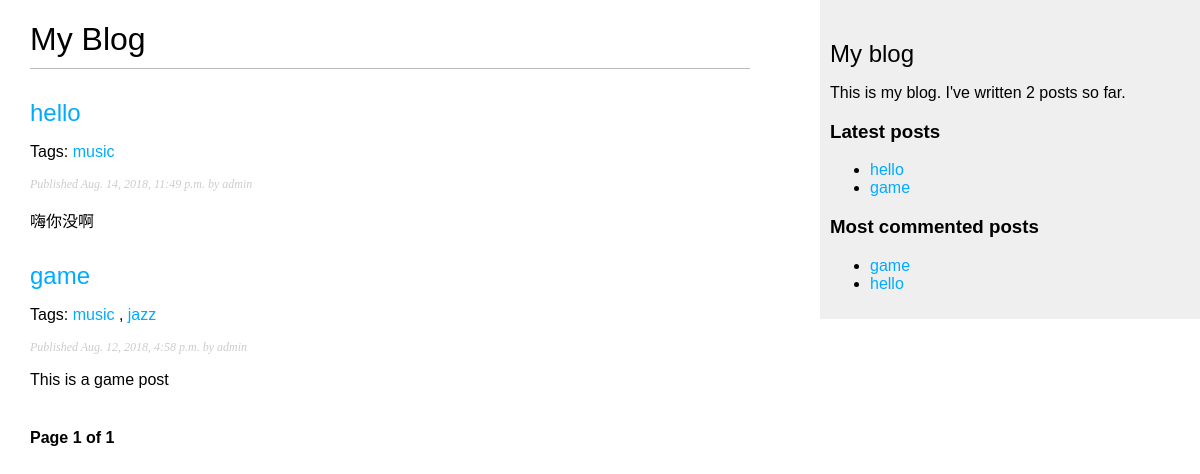
/blog/, run on an earlier commit of the app's database.
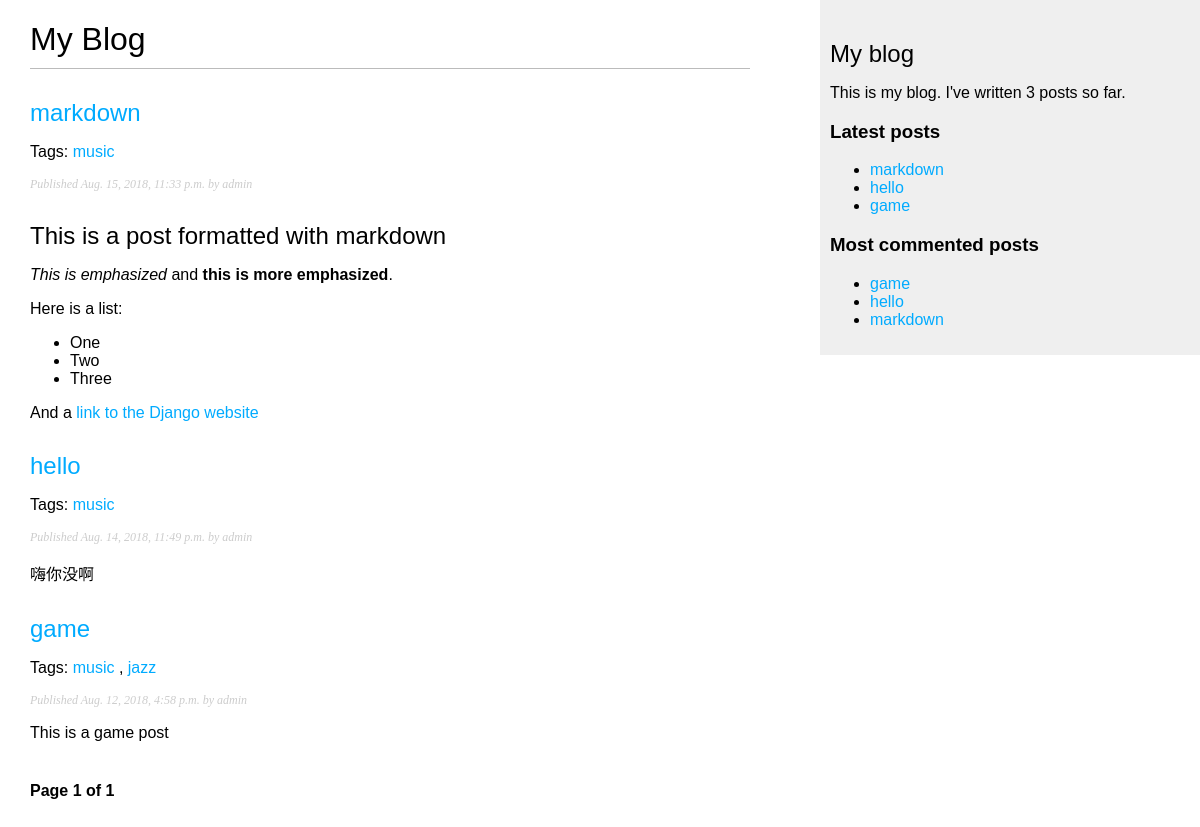
And on a later commit of the database.
### blog/models.py (models this page shows, shortened)
class Post(models.Model):
    STATUS_CHOICES = (
        ('draft', 'Draft'),
        ('published', 'Published'),
    )
    title = models.CharField(max_length=250)
    slug = models.SlugField(max_length=250, unique_for_date='publish')
    author = models.ForeignKey(User,
                               on_delete=models.CASCADE,
                               related_name='blog_posts')
    body = models.TextField()
    publish = models.DateTimeField(default=timezone.now)
    created = models.DateTimeField(auto_now_add=True)
    updated = models.DateTimeField(auto_now=True)
    status = models.CharField(max_length=10,
                              choices=STATUS_CHOICES,
                              default='draft')
    objects = models.Manager()  # 默认的manager
    published = PublishManager()    # 自定义的manager
    tags = TaggableManager()
    class Meta:
        ordering = ('-publish',)
    def get_absolute_url(self):
        return reverse('blog:post_detail',
                       args=[self.publish.year,
                             self.publish.month,
                             self.publish.day,
                             self.slug])

### blog/views.py (the view)
def post_list(request, tag_slug=None):
    object_list = Post.published.all()
    tag = None
    if tag_slug:
        tag = get_object_or_404(Tag, slug=tag_slug)
        object_list = object_list.filter(tags__in=[tag])
    paginator = Paginator(object_list, 3)   # 每页3篇
    page = request.GET.get('page')
    try:
        posts = paginator.page(page)
    except PageNotAnInteger:
        posts = paginator.page(1)
    except EmptyPage:
        posts = paginator.page(paginator.num_pages)
    data = dict(
        posts=posts,
        page=page,
        tag=tag
    )
    return render(request,
                  'blog/post/list.html',
                  data)

### blog/models.py (called while the page is built)
    def get_queryset(self):
        return super(PublishManager, self).get_queryset().filter(status='published')

### blog/templatetags/blog_tags.py (called while the page is built)
@register.simple_tag
def total_posts():
    return Post.published.count()

@register.inclusion_tag('blog/post/latest_posts.html')
def show_latest_posts(count=5):
    latest_posts = Post.published.order_by('-publish')[:count]
    return {'latest_posts': latest_posts}

@register.simple_tag
def get_most_commented_posts(count=5):
    return Post.published.annotate(
                total_comments=Count('comments')
           ).order_by('-total_comments')[:count]

@register.filter(name='markdown')
def markdown_format(text):
    return mark_safe(markdown.markdown(text))

### blog/templates/blog/post/list.html (shortened to what this page needs)
{% extends 'blog/base.html' %}
{% load blog_tags %}
{% block content %}
    <h1>My Blog</h1>
    {% for post in posts %}
        <h2><a href="{{ post.get_absolute_url }}">{{ post.title }}</a></h2>
        <p class="tags">
            Tags:
            {% for tag in post.tags.all %}
                <a href="{% url 'blog:post_list_by_tag' tag.slug %}">{{ tag.name }}</a>
                {% if not forloop.last %}, {% endif %}
            {% endfor %}
        </p>
        <p class="date">Published {{ post.publish }} by {{ post.author }}</p>
        {{ post.body|markdown|truncatewords_html:30 }}
    {% endfor %}
    {% include 'pagination.html' with page=posts %}
{% endblock %}

### blog/templates/blog/base.html (shortened to what this page needs)
{% load blog_tags %}
{% load static %}
<!DOCTYPE html>
<html lang="en">
<head>
    <link rel="stylesheet" href="{% static 'css/blog.css' %}">
</head>
<body>
    <div id="content">
        {% block content %}
        {% endblock %}
    </div>
    <div id="sidebar">
        <h2>My blog</h2>
        <p>This is my blog. I've written {% total_posts %} posts so far.</p>
        <h3>Latest posts</h3>
        {% show_latest_posts 3 %}
        <h3>Most commented posts</h3>
        {% get_most_commented_posts as most_commented_posts %}
        <ul>
            {% for post in most_commented_posts %}
                <li>
                    <a href="{{ post.get_absolute_url }}">{{ post.title }}</a>
                </li>
            {% endfor %}
        </ul>
    </div>
</body>
</html>

### blog/templates/pagination.html (shortened to what this page needs)
<div class="pagination">
    <span class="step-links">
        <span class="current">Page {{ page.number }} of {{ page.paginator.num_pages }}</span>
    </span>
</div>

### blog/templates/blog/post/latest_posts.html
<ul>
    {% for post in latest_posts %}
        <li>
            <a href="{{ post.get_absolute_url }}">{{ post.title }}</a>
        </li>
    {% endfor %}
</ul>

### blog/static/css/blog.css (style rules this page uses)
body { margin:0; padding:0; font-family:helvetica, sans-serif; }
a { color:#00abff; text-decoration:none; }
h1 { font-weight:normal; border-bottom:1px solid #bbb; padding:0 0 10px 0; }
h2 { font-weight:normal; margin:30px 0 0; }
#content { float:left; width:60%; padding:0 0 0 30px; }
#sidebar { float:right; width:30%; padding:10px; background:#efefef; height:100%; }
p.date { color:#ccc; font-family: georgia, serif; font-size: 12px; font-style: italic; }
.pagination { margin:40px 0; font-weight:bold; }

What changed in the data, as far as the page shows it:
added Post: title "markdown", publish "Aug. 15, 2018, 11:33 p.m.", author "admin", body "This is a post formatted with markdown This is emphasized and this is more emphasized . Here is a list: One Two Three And a link to the Django website", Tag (name "music")
Also different on the page:
text no longer shown: "2"
text now shown: "3"
